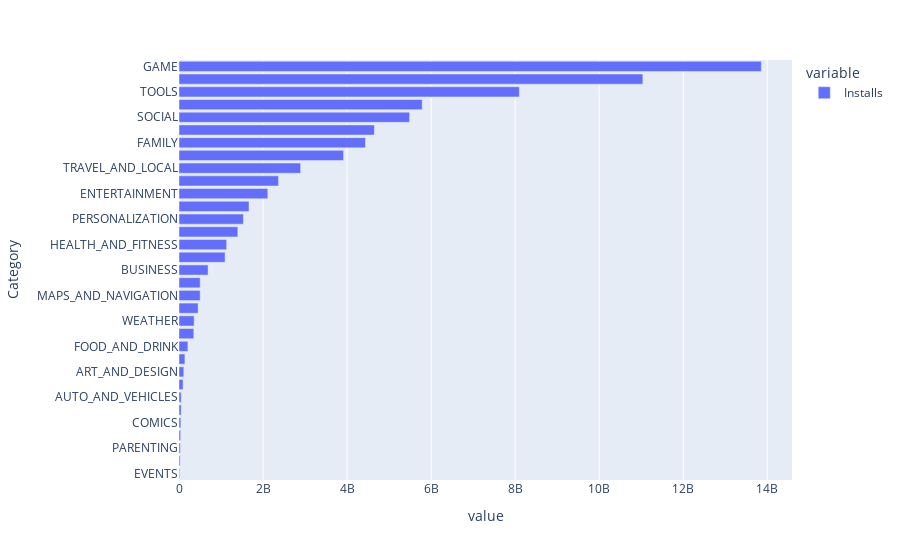

Notebook cell for this chart:
### Code cell
h_bar = px.bar(categories_by_installs, orientation='h')
h_bar.show()

### Figure 1 — Plotly figure (JSON) as saved in the notebook; plotly's stock layout.template omitted (floating-point values rounded to 4 significant figures)
{"data": [{"alignmentgroup": "True", "hovertemplate": "variable=Installs<br>value=%{x}<br>Category=%{y}<extra></extra>", "legendgroup": "Installs", "marker": {"color": "#636efa", "pattern": {"shape": ""}}, "name": "Installs", "offsetgroup": "Installs", "orientation": "h", "showlegend": true, "textposition": "auto", "type": "bar", "x": [15949410, 26916200, 31116110, 39162676, 44931100, 52083000, 53129800, 97082000, 114233100, 140912410, 211677750, 352852000, 361096500, 455312400, 503267560, 503742120, 692018120, 1096431465, 1134006220, 1400331540, 1532352930, 1665791655, 2113660000, 2369110650, 2894859300, 3916897200, 4437579590, 4649143130, 5487841475, 5788070180, 8099724500, 11039241530, 13858762717], "xaxis": "x", "y": ["EVENTS", "BEAUTY", "PARENTING", "MEDICAL", "COMICS", "LIBRARIES_AND_DEMO", "AUTO_AND_VEHICLES", "HOUSE_AND_HOME", "ART_AND_DESIGN", "DATING", "FOOD_AND_DRINK", "EDUCATION", "WEATHER", "FINANCE", "MAPS_AND_NAVIGATION", "LIFESTYLE", "BUSINESS", "SPORTS", "HEALTH_AND_FITNESS", "SHOPPING", "PERSONALIZATION", "BOOKS_AND_REFERENCE", "ENTERTAINMENT", "NEWS_AND_MAGAZINES", "TRAVEL_AND_LOCAL", "VIDEO_PLAYERS", "FAMILY", "PHOTOGRAPHY", "SOCIAL", "PRODUCTIVITY", "TOOLS", "COMMUNICATION", "GAME"], "yaxis": "y"}], "layout": {"barmode": "relative", "legend": {"title": {"text": "variable"}, "tracegroupgap": 0}, "margin": {"t": 60}, "xaxis": {"anchor": "y", "domain": [0, 1], "title": {"text": "value"}}, "yaxis": {"anchor": "x", "domain": [0, 1], "title": {"text": "Category"}}}}
